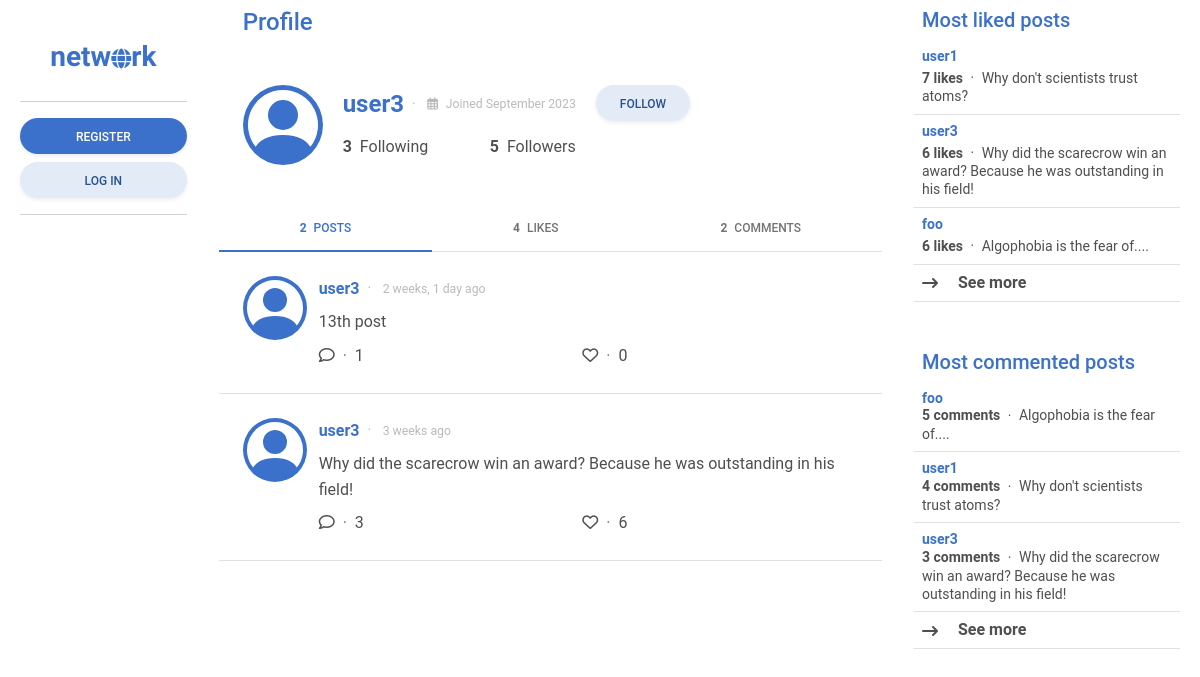
Screenshot of /profile/user3 with the database file from the repository.
### network/models.py (models this page shows, shortened)
class User(AbstractUser):
    pass
    date_joined = models.DateTimeField(auto_now_add=True)
    following = models.ManyToManyField("self", blank=True, related_name="followers", symmetrical=False)
    def most_followed_users():
        users = User.objects.annotate(follower_count=Count('followers'))
        return users.order_by('-follower_count')

class Post(models.Model):
    content = models.CharField(max_length=255)
    poster = models.ForeignKey(User, on_delete=models.CASCADE, related_name="posts")
    likers = models.ManyToManyField(User, blank=True, related_name="likes")
    date_posted = models.DateTimeField(auto_now_add=True)
    edited = models.BooleanField(default=False)
    def most_liked_posts():
        posts = Post.objects.annotate(likes_count=Count('likers'))
        return posts.order_by('-likes_count')
    def most_commented_posts():
        posts = Post.objects.annotate(comment_count=Count('comments'))
        return posts.order_by('-comment_count')
    class Meta:
        ordering = ["-date_posted"]

### network/views.py (the view)
# urls.py: path("profile/<str:user>", views.profile, name="profile"),
def profile(request, user):
    most_followed_users = User.most_followed_users()
    most_liked_posts = Post.most_liked_posts()
    most_commented_posts = Post.most_commented_posts()
    profile = User.objects.get(username=user)
    profile_posts = Post.objects.filter(poster=profile)
    profile_likes = Post.objects.filter(likers=profile)
    profile_comments = Comment.objects.filter(commenter=profile)
    if request.user.is_authenticated and profile in request.user.following.all():
        is_followed = True
    else:
        is_followed = False
    return render(request, "network/profile.html", {
        "most_followed_users": most_followed_users,
        "most_liked_posts": most_liked_posts,
        "most_commented_posts": most_commented_posts,
        "profile": profile,
        "posts": profile_posts,
        "liked_posts": profile_likes,
        "comments": profile_comments,
        "is_followed": is_followed
    })

### network/templates/network/profile.html (shortened to what this page needs)
{% extends "network/layout.html" %}
{% block sidebar_left %}
    {% include "network/sidebar_left.html" %}
{% endblock %}
{% block main %}
    <div>
    {% include "network/profile_info.html" with profile=profile headline="Profile" %}
    </div>
    <div class="sticky-top">
        <ul class="nav nav-tabs nav-fill border-bottom" id="ex1" role="tablist">
            <li class="nav-item transparan" role="presentation">
                <a class="nav-link active" id="posts_tab" data-mdb-toggle="tab" href="#all_posts" role="tab"
                    aria-controls="ex2-tabs-1" aria-selected="true">
                    <span class="me-1 fw-bold">
                        {% if profile.posts.count %}
                        {{ profile.posts.count }}
                        {% else %}
                        0
                        {% endif %}
                    </span>
                    Posts
                </a>
            </li>
            <li class="nav-item transparan" role="presentation">
                <a class="nav-link" id="likes_tab" data-mdb-toggle="tab" href="#all_likes" role="tab"
                    aria-controls="ex2-tabs-2" aria-selected="false">
                    <span class="me-1 fw-bold">
                        {% if profile.likes.count %}
                        {{ profile.likes.count }}
                        {% else %}
                        0
                        {% endif %}
                    </span>
                    Likes
                </a>
            </li>
            <li class="nav-item transparan" role="presentation">
                <a class="nav-link" id="comments_tab" data-mdb-toggle="tab" href="#all_comments" role="tab" aria-controls="ex2-tabs-2"
                    aria-selected="false">
                    <span class="me-1 fw-bold">
                        {% if profile.commenter.count %}
                        {{ profile.commenter.count }}
                        {% else %}
                        0
                        {% endif %}
                    </span>
                    Comments
                </a>
            </li>
        </ul>
    </div>
    <div class="tab-content" id="ex2-content">
        <div class="tab-pane fade show active mb-4" id="all_posts" role="tabpanel" aria-labelledby="posts_tab">
            {% include "network/posts.html" with posts=posts %}
        </div>
    </div>
{% endblock %}
{% block sidebar_right %}
    {% include "network/sidebar_right.html" %}
{% endblock %}

### network/templates/network/profile_info.html (shortened to what this page needs)
{% if headline %}
<div class="h4 mb-0 pb-4 pt-2 px-4 sticky-top transparan text-primary">
    {{ headline }}
</div>
{% endif %}
<div class="container">
    <div class="row p-4">
        <a href="{% url 'profile' user=profile.username %}" class="col-auto p-0 mb-3">
        </a>
        <div class="col-auto align-self-center mb-3">
            <div class="px-2 d-flex justify-content-between align-items-center mb-3">
                <div class="d-flex justify-content-start">
                    <a href="{% url 'profile' user=profile.username %}" class="h4 m-0 fw-bold text-decoration-none align-middle">
                        {{ profile.username }}
                    </a>
                    <span class="small text-muted opacity-50 align-self-center">
                        <span class="align-middle mx-2">&#183;</span>
                        <span class="align-middle small"><i class="fa-regular fa-calendar-days me-2"></i>Joined {{profile.date_joined.date|date:"F Y"}}</span>
                    </span>
                </div>
            </div>
            <div class="px-2 d-flex justify-content-between align-items-center">
                <div role="button" data-mdb-toggle="modal" data-mdb-target="#following_{{ profile.id }}">
                    <span class="fw-bold me-2">{{ profile.following.count }}</span>Following
                </div>
                <div role="button" data-mdb-toggle="modal" data-mdb-target="#followers_{{ profile.id }}">
                    <span class="fw-bold me-2">{{ profile.followers.count }}</span>Followers
                </div>
            </div>
        </div>
        <div class="col-auto p-0 align-self-top mb-3">
            <div>
                {% if not user.is_authenticated %}
                <button class="btn btn-secondary btn-rounded shadow-sm" role="button" data-mdb-toggle="modal"
                    data-mdb-target="#follow">
                    Follow
                </button>
                {% endif %}
            </div>
        </div>
    </div>
</div>

### network/templates/network/posts.html (shortened to what this page needs)
{% load humanize %}
{% if not posts %}
<div class="container p-0">
    <h5 class="text-center p-3">
        No posts yet.
    </h5>
</div>
{% else %}
{% for post in posts %}
<div class="container border-bottom post" id="post_id_{{ post.id }}">
    <div class="row p-4">
        <div class="col-auto p-0">
            <a href="{% url 'profile' user=post.poster.username %}">
            </a>
        </div>
        <div class="col align-self-center">
            <a class="row" href="{% url 'post' id=post.id %}">
                <div class="d-flex justify-content-start">
                    <div class="text-primary fw-bold text-decoration-none align-middle">
                        {{ post.poster.username }}
                    </div>
                    <div class="small text-muted opacity-50 align-self-center">
                        <span class="mx-2 align-self-center">&#183;</span>
                        <span class="small align-self-center">{{ post.date_posted|naturaltime }}</span>
                    </div>
                </div>
                <div class="my-2 text-body" id="og_{{post.id}}">{{ post.content }}</div>
            </a>
            <div class="row">
                <div class="row">
                    <div class="col">
                        <div role="button" data-mdb-toggle="modal" data-mdb-target="#comment_list_modal_{{ post.id }}">
                            <i class="fa-regular fa-comment"></i>
                            <span class="mx-1 text-muted">&#183;</span>
                            {% if post.comments.count %}
                            {{ post.comments.count }}
                            {% else %}
                            0
                            {% endif %}
                        </div>
                    </div>
                    <div class="col">
                        <span id="likes_button_{{ post.id }}" role="button" onclick="likePost({{ post.id }})">
                            <i
                            {% if user.is_authenticated %}
                                {% if user in post.likers.all %}
                                class="fa-solid fa-heart text-danger"
                                {% endif %}
                                class="fa-regular fa-heart"
                            {% else %}
                            class="fa-regular fa-heart" role="button" data-mdb-toggle="modal" data-mdb-target="#like_post_{{ post.id }}"
                            {% endif %}>
                            </i>
                        </span>
                        <span class="mx-1 text-muted">&#183;</span>
                        <span role="button" data-mdb-toggle="modal" data-mdb-target="#likers_list_modal_{{ post.id }}" id="likes_number_{{ post.id }}">
                            {% if post.likers.count %}
                            {{ post.likers.count }}
                            {% else %}
                            0
                            {% endif %}
                        </span>
                    </div>
                </div>
            </div>
        </div>
    </div>
</div>
{% endfor %}
{% endif %}

### network/templates/network/sidebar_right.html (shortened to what this page needs)
<div class="mb-5 lh-sm">
    <div class="h5 px-2 text-primary sticky-top transparan">Most liked posts</div>
    <div class="list-group list-group-light list-group-small">
        {% for post in most_liked_posts|slice:":3" %}
        <div class="post p-2 border-bottom small">
            <a href="{% url 'post' id=post.id %}" class="text-body text-decoration-none align-middle">
                <div class="text-primary fw-bold mb-1">{{ post.poster.username }}</div>
                <span class="fw-bold">{{ post.likers.count }} likes</span>
                <span class="mx-1 align-middle">&#183;</span>
                <span>{{post.content}}</span>
            </a>
        </div>
        {% endfor %}
        <div class="fw-bold post p-2 border-bottom" role="button" data-mdb-toggle="modal" data-mdb-target="#most_liked_posts">
            <i class="align-middle me-3 fa-solid fa-arrow-right-long"></i>
            See more
        </div>
    </div>
</div>
<div class="lh-sm">
    <div class="h5 px-2 text-primary">Most commented posts</div>
    <div class="list-group list-group-light list-group-small">
        {% for post in most_commented_posts|slice:":3" %}
        <div class="post p-2 border-bottom small">
            <a href="{% url 'post' id=post.id %}" class="text-body text-decoration-none align-middle">
                <div class="text-primary fw-bold">{{ post.poster.username }}</div>
                <span class="fw-bold">{{ post.comments.count }} comments</span>
                <span class="mx-1 align-middle">&#183;</span>
                {{ post.content }}
            </a>
        </div>
        {% endfor %}
        <div class="fw-bold post p-2 border-bottom" role="button" data-mdb-toggle="modal" data-mdb-target="#most_commented_posts">
            <i class="align-middle me-3 fa-solid fa-arrow-right-long"></i>
            See more
        </div>
    </div>
</div>

### network/static/network/styles.css (style rules this page uses)
.transparan { background: rgba(255, 255, 255, 0.75); backdrop-filter: blur(2px); }

### rows the page displays
User: username "user3", date_joined "September 2023", following.count "3", followers.count "5", posts.count "2", likes.count "4", commenter.count "2"
Post: poster.username "user3", date_posted "2 weeks, 1 day ago", content "13th post", comments.count "1", shows "0"
Post: poster.username "user3", date_posted "3 weeks ago", content "Why did the scarecrow win an award? Because he was outstanding in his field!", comments.count "3", likers.count "6"
Post: poster.username "user1", likers.count "7", content "Why don't scientists trust atoms?", comments.count "4"
Post: poster.username "foo", likers.count "6", content "Algophobia is the fear of....", comments.count "5"

### other values shown
{{ headline }} "Profile"
